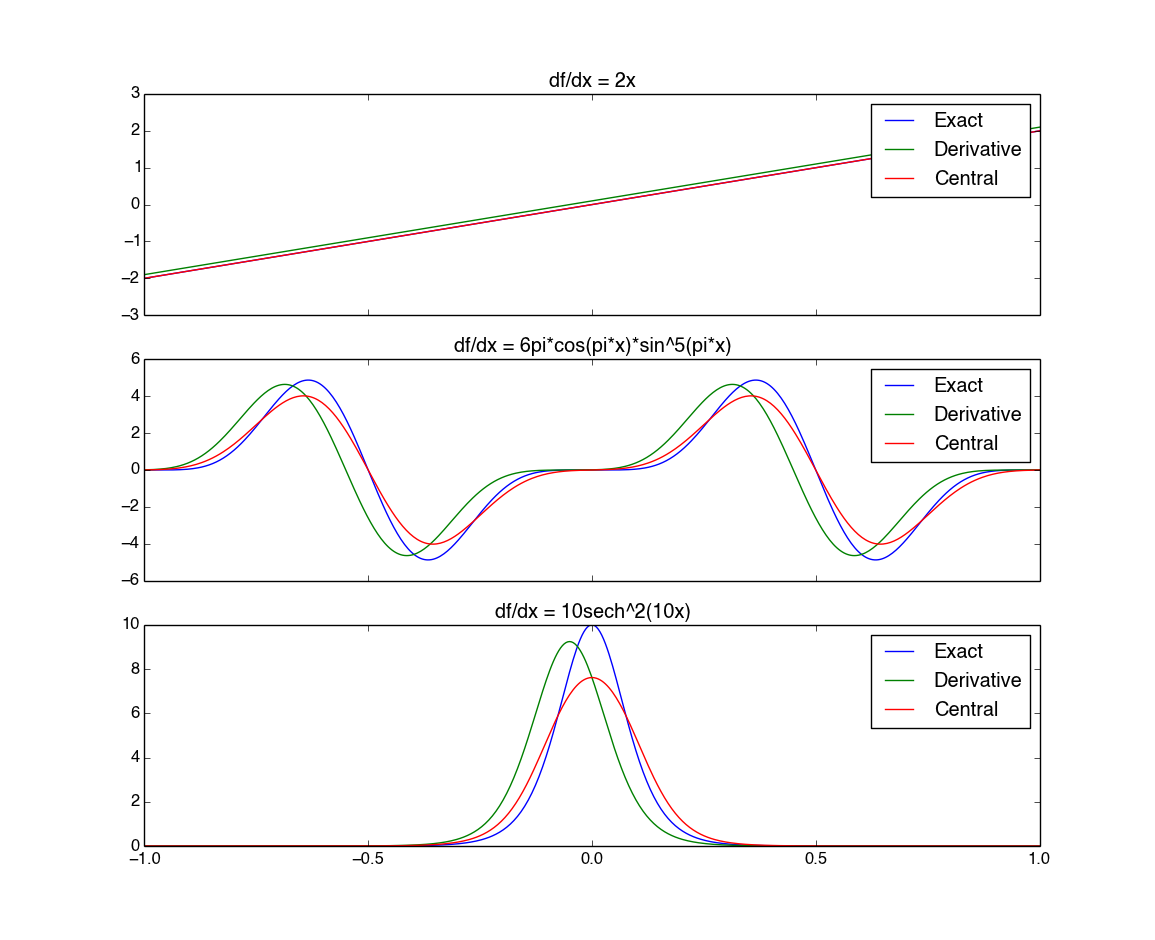

Recreate this plot in Python.
# Exercise 7.15
import numpy as np
import matplotlib.pyplot as plt


class Central:

    def __init__(self, f, h=1E-5):
        self.f = f
        self.h = float(h)

    def __call__(self, x):
        f, h = self.f, self.h
        return (f(x + h) - f(x - h)) / (2 * h)


class Derivative:

    def __init__(self, f, h=1E-5):
        self.f = f
        self.h = float(h)

    def __call__(self, x):
        f, h = self.f, self.h
        return (f(x + h) - f(x)) / h


def table(f, x, hlist, dfdx=None):
    print '=' * 54
    header = '%-11s %-14s %-15s' % ('x=%g' % x, "f' (deriv.)", "f' (cent.)")
    if dfdx is not None:
        header += '%-14s' % "f' (exact)"
    print header
    print '-' * 54
    for h in hlist:
        d = Derivative(f, h)
        c = Central(f, h)
        row = 'h = %-5.0E | %11.6E   %11.6E   ' % (h, d(x), c(x))
        if dfdx is not None:
            row += '%12.6E' % dfdx(x)
        print row
    print '=' * 54 + '\n'


def plot_derivaties(axes, f, x, dfdx, h=1E-5, title=None):
    c = Central(f, h)
    d = Derivative(f, h)
    axes.plot(x, dfdx(x))
    axes.plot(x, d(x))
    axes.plot(x, c(x))
    axes.legend(['Exact', 'Derivative', 'Central'])
    axes.set_title(title)

fig, ax = plt.subplots(3, sharex=True)
xlist = np.linspace(-1, 1, 500)

# compare numerical derivates of x^2
print '\nf = x^2'
hlist = (0.5, 0.1, 1E-3, 1E-5, 1E-7, 1E-9)
f = lambda x: x ** 2
dfdx = lambda x: 2 * x
table(f, 0, hlist, dfdx)
table(f, 0.25, hlist, dfdx)
plot_derivaties(ax[0], f, xlist, dfdx, h=0.1, title='df/dx = 2x')

# compare numerical derivates of sech^6(pi*x)
print '\nf = sinh^6(pi*x)'
f = lambda x: np.sin(np.pi * x) ** 6
dfdx = lambda x: 6 * np.pi * np.sin(np.pi * x) ** 5 * np.cos(np.pi * x)
table(f, 0, hlist, dfdx)
table(f, 0, hlist, dfdx)
plot_derivaties(ax[1], f, xlist, dfdx, h=0.1,
                title='df/dx = 6pi*cos(pi*x)*sin^5(pi*x)')

# compare numerical derivates of tanh(10x)
print '\nf = tanh(10x)'
f = lambda x: np.tanh(10 * x)
dfdx = lambda x: 10 / np.cosh(10 * x) ** 2
table(f, 0, hlist, dfdx)
table(f, 0.25, hlist, dfdx)
plot_derivaties(ax[2], f, xlist, dfdx, h=0.1,  title='df/dx = 10sech^2(10x)')

plt.show()

"""
Sample run:
python Derivative_comparisons.py

f = x^2
======================================================
x=0         f' (deriv.)    f' (cent.)     f' (exact)
------------------------------------------------------
h = 5E-01 | 5.000000E-01   0.000000E+00   0.000000E+00
h = 1E-01 | 1.000000E-01   0.000000E+00   0.000000E+00
h = 1E-03 | 1.000000E-03   0.000000E+00   0.000000E+00
h = 1E-05 | 1.000000E-05   0.000000E+00   0.000000E+00
h = 1E-07 | 1.000000E-07   0.000000E+00   0.000000E+00
h = 1E-09 | 1.000000E-09   0.000000E+00   0.000000E+00
======================================================

======================================================
x=0.25      f' (deriv.)    f' (cent.)     f' (exact)
------------------------------------------------------
h = 5E-01 | 1.000000E+00   5.000000E-01   5.000000E-01
h = 1E-01 | 6.000000E-01   5.000000E-01   5.000000E-01
h = 1E-03 | 5.010000E-01   5.000000E-01   5.000000E-01
h = 1E-05 | 5.000100E-01   5.000000E-01   5.000000E-01
h = 1E-07 | 5.000001E-01   5.000000E-01   5.000000E-01
h = 1E-09 | 5.000000E-01   5.000000E-01   5.000000E-01
======================================================


f = sinh^6(pi*x)
======================================================
x=0         f' (deriv.)    f' (cent.)     f' (exact)
------------------------------------------------------
h = 5E-01 | 2.000000E+00   0.000000E+00   0.000000E+00
h = 1E-01 | 8.707514E-03   0.000000E+00   0.000000E+00
h = 1E-03 | 9.613797E-13   0.000000E+00   0.000000E+00
h = 1E-05 | 9.613892E-23   0.000000E+00   0.000000E+00
h = 1E-07 | 9.613892E-33   0.000000E+00   0.000000E+00
h = 1E-09 | 9.613892E-43   0.000000E+00   0.000000E+00
======================================================

======================================================
x=0         f' (deriv.)    f' (cent.)     f' (exact)
------------------------------------------------------
h = 5E-01 | 2.000000E+00   0.000000E+00   0.000000E+00
h = 1E-01 | 8.707514E-03   0.000000E+00   0.000000E+00
h = 1E-03 | 9.613797E-13   0.000000E+00   0.000000E+00
h = 1E-05 | 9.613892E-23   0.000000E+00   0.000000E+00
h = 1E-07 | 9.613892E-33   0.000000E+00   0.000000E+00
h = 1E-09 | 9.613892E-43   0.000000E+00   0.000000E+00
======================================================


f = tanh(10x)
======================================================
x=0         f' (deriv.)    f' (cent.)     f' (exact)
------------------------------------------------------
h = 5E-01 | 1.999818E+00   1.999818E+00   1.000000E+01
h = 1E-01 | 7.615942E+00   7.615942E+00   1.000000E+01
h = 1E-03 | 9.999667E+00   9.999667E+00   1.000000E+01
h = 1E-05 | 1.000000E+01   1.000000E+01   1.000000E+01
h = 1E-07 | 1.000000E+01   1.000000E+01   1.000000E+01
h = 1E-09 | 1.000000E+01   1.000000E+01   1.000000E+01
======================================================

======================================================
x=0.25      f' (deriv.)    f' (cent.)     f' (exact)
------------------------------------------------------
h = 5E-01 | 2.677018E-02   1.986614E+00   2.659223E-01
h = 1E-01 | 1.156360E-01   4.651482E-01   2.659223E-01
h = 1E-03 | 2.633156E-01   2.659393E-01   2.659223E-01
h = 1E-05 | 2.658960E-01   2.659223E-01   2.659223E-01
h = 1E-07 | 2.659220E-01   2.659223E-01   2.659223E-01
h = 1E-09 | 2.659223E-01   2.659223E-01   2.659223E-01
======================================================
"""
